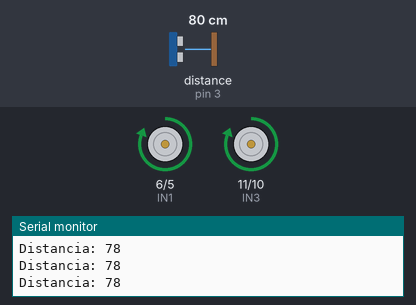
Bench run of a sketch on a simulated Arduino Uno, built with avr-gcc and run on an emulated ATmega328P. On the bench: motor-driver pin pairs drawn as motors (green arrow = first pin HIGH = forward, orange = second pin HIGH = backward, longer = more drive), the last lines printed to the serial monitor. Wiring (inferred from the names in the program): ultrasonic range finder: trigger pin 2; echo pin 3. The test bench sets the inputs (shaded band); at power-on: distance to the obstacle (sensor on pin 3) 80 cm. The echo pulse lasts 58.3 µs per cm.

Above: at 3.2 s.
3.3 s: distance to the obstacle (sensor on pin 3) set to 24 cm
4.8 s: distance to the obstacle (sensor on pin 3) set to 20 cm
At 5.24 s:
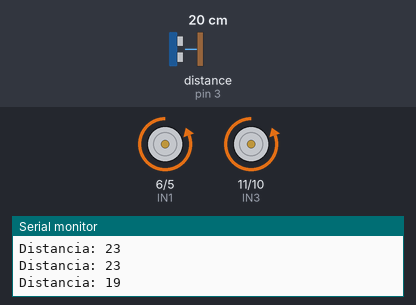
At 6.0 s:
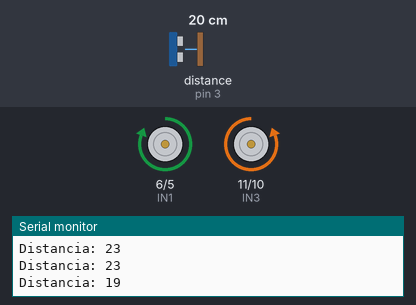
7.8 s: distance to the obstacle (sensor on pin 3) set to 60 cm
9.4 s: distance to the obstacle (sensor on pin 3) set to 2 cm
At 10.93 s:
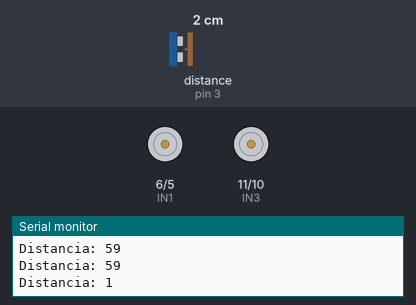
Timing chart, 0 to 13.4 s (numbered marks = the images above; inputs shaded):
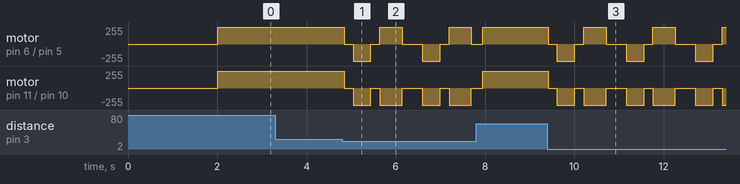

The sketch:

ModoAutomatico.ino
```cpp
// =============================================================
// AUTOMATIC MODE - Anti-collision car with HC-SR04 ultrasonic sensor
// Baud rate: 9600
//
// MODO 1: sensor test (prints the distance)
// MODO 2: motor test (forward, backward, left, right)
// MODO 3: anti-collision robot (mode used in the project)
//
// Logic of MODO 3:
//   distance > 20 cm or no reading -> move forward
//   distance <= 20 cm -> stop, move backward 400 ms, turn right 500 ms
// =============================================================

#define MODO 3            // <-- Change to 1, 2 or 3

// ---------- Pins ----------
const int TRIG = 2;
const int ECHO = 3;

const int IN1 = 6;        // Motor A (top in the schematic)
const int IN2 = 5;
const int IN3 = 11;       // Motor B (bottom in the schematic)
const int IN4 = 10;

// ---------- Parameters ----------
const int DISTANCIA_MINIMA = 20;  // cm: if something is closer than this, dodge it

// ---------- Sensor ----------
// Sends a 10 us pulse and converts the echo time into centimeters
long medirDistancia() {
  digitalWrite(TRIG, LOW);
  delayMicroseconds(2);
  digitalWrite(TRIG, HIGH);
  delayMicroseconds(10);
  digitalWrite(TRIG, LOW);

  long duracion = pulseIn(ECHO, HIGH, 30000);  // timeout 30 ms (~5 m)
  if (duracion == 0) return -1;                // no reading
  return duracion * 0.034 / 2;                 // cm (speed of sound, round trip)
}

// ---------- Motors ----------
void adelante() {
  digitalWrite(IN1, HIGH); digitalWrite(IN2, LOW);
  digitalWrite(IN3, HIGH); digitalWrite(IN4, LOW);
}

void atras() {
  digitalWrite(IN1, LOW); digitalWrite(IN2, HIGH);
  digitalWrite(IN3, LOW); digitalWrite(IN4, HIGH);
}

void izquierda() {
  digitalWrite(IN1, LOW); digitalWrite(IN2, HIGH);   // A backward
  digitalWrite(IN3, HIGH); digitalWrite(IN4, LOW);   // B forward
}

void derecha() {
  digitalWrite(IN1, HIGH); digitalWrite(IN2, LOW);   // A forward
  digitalWrite(IN3, LOW); digitalWrite(IN4, HIGH);   // B backward
}

void parar() {
  digitalWrite(IN1, LOW); digitalWrite(IN2, LOW);
  digitalWrite(IN3, LOW); digitalWrite(IN4, LOW);
}

// ---------- Setup ----------
void setup() {
  Serial.begin(9600);
  pinMode(TRIG, OUTPUT);
  pinMode(ECHO, INPUT);
  pinMode(IN1, OUTPUT); pinMode(IN2, OUTPUT);
  pinMode(IN3, OUTPUT); pinMode(IN4, OUTPUT);
  parar();

  Serial.print("Modo seleccionado: ");
  Serial.println(MODO);
  delay(2000); // time to put the robot down
}

// ---------- Loop ----------
void loop() {

#if MODO == 1
  // ===== SENSOR TEST =====
  long d = medirDistancia();
  if (d < 0) {
    Serial.println("Sin lectura (revisa TRIG/ECHO y la alimentacion)");
  } else {
    Serial.print("Distancia: ");
    Serial.print(d);
    Serial.println(" cm");
  }
  delay(300);

#elif MODO == 2
  // ===== MOTOR TEST =====
  Serial.println("Adelante");  adelante();  delay(2000); parar(); delay(1000);
  Serial.println("Atras");     atras();     delay(2000); parar(); delay(1000);
  Serial.println("Izquierda"); izquierda(); delay(1000); parar(); delay(1000);
  Serial.println("Derecha");   derecha();   delay(1000); parar(); delay(3000);

#elif MODO == 3
  // ===== ANTI-COLLISION ROBOT =====
  long d = medirDistancia();
  Serial.print("Distancia: ");
  Serial.println(d);

  if (d > DISTANCIA_MINIMA || d < 0) {
    adelante();  // path is clear (or no reading) -> keep going
  } else {
    // Obstacle closer than DISTANCIA_MINIMA -> dodge it
    parar();   delay(200);
    atras();   delay(400);
    parar();   delay(200);
    derecha(); delay(500);
    parar();   delay(200);
  }
  delay(50);
#endif
}
```

Measured:
- the behaviour switches between 22 and 21 cm on distance to the obstacle (sensor on pin 3) (found by bisection; images 0 and 1)
